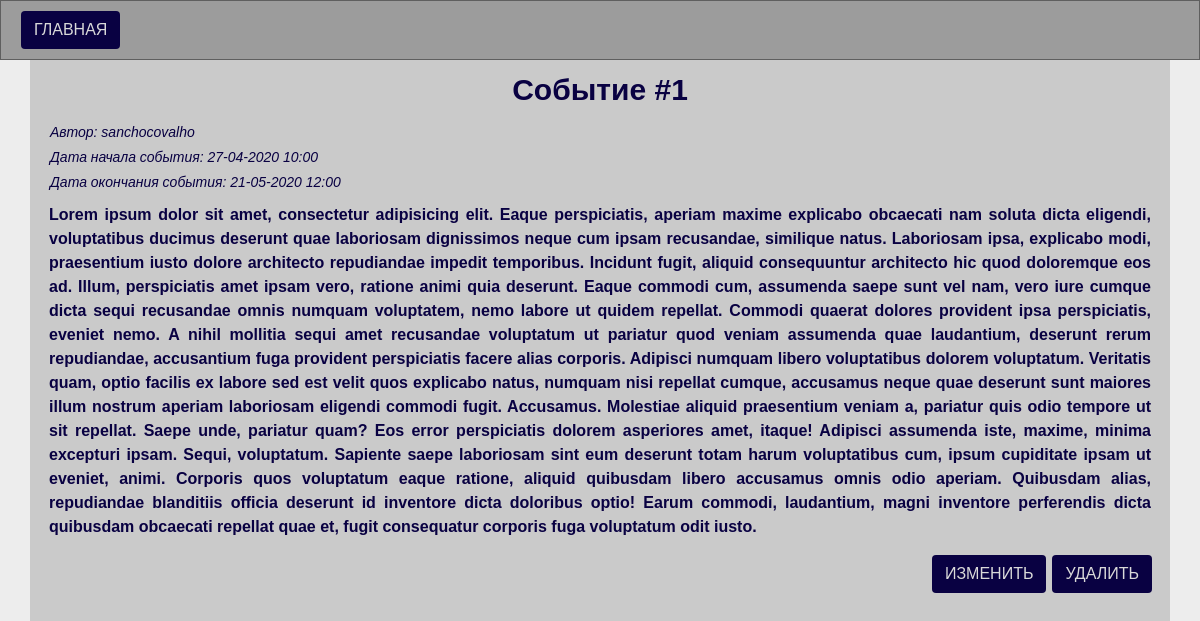
The app's page /event/1 (signed in) with its own data.
### app/models.py (models this page shows)
class Event(db.Model):
    __tablename__ = 'event'
    id = db.Column(db.Integer, primary_key=True)
    title = db.Column(db.String(64))
    description = db.Column(db.Text, nullable=False)
    start_time = db.Column(db.DateTime)
    end_time = db.Column(db.DateTime)
    author = db.Column(db.String, db.ForeignKey('user.username'), nullable=False)

### app/routes.py (the view)
@app.route('/event/<int:id>')
@login_required
def event_detail(id):
    event = Event.query.get(id)
    return render_template('event_detail.html', event=event)

### app/__init__.py (called while the page is built)
@app.template_filter('datetime')
def format_datetime(value, format="%d-%m-%Y %H:%M"):
    if value is None:
        return ""
    return value.strftime(format)

### app/admin.py (called while the page is built)
def init_login_manager():
    login_manager = LoginManager()
    login_manager.init_app(app)
    @login_manager.user_loader
    def load_user(user_id):
        return User.query.get(user_id)

### app/models.py (called while the page is built)
    @property
    def is_authenticated(self):
        return True

### app/templates/event_detail.html (shortened to what this page needs)
{% extends 'base.html' %}
{% block styles %}
    <link rel="stylesheet" href="{{ url_for('static', filename='css/bootstrap.min.css') }}">
    <link rel="stylesheet" type="text/css" href="{{ url_for('static', filename='css/style.css') }}">
{% endblock %}
{% block content %}
    <header class="container-fluid header">
        <form class="addevent-box" action="/">
            <button class="btn btn-global" type="submit">Главная</button>
        </form>
    </header>
    <div class="container">
        <div class="event-box">
            <h2 class="event-title">{{event.title}}</h2>
            <p class="event-date">Автор: {{event.author}}</p>
            <p class="event-date">Дата начала события: {{event.start_time|datetime}}</p>
            <p class="event-date">Дата окончания события: {{event.end_time|datetime}}</p>
            <p class="event-content">{{event.description}}</p>
            {% if current_user.is_authenticated and current_user.username == event.author or current_user.is_superuser %}
            <div class="control-box">
                <form action="/update_event/{{event.id}}">
                    <button type="submit" class="btn btn-global my-2">Изменить</button>
                </form>
                <form action="/delete_event/{{event.id}}">
                    <button type="submit" class="btn btn-global my-2">Удалить</button>
                </form>
            </div>
            {% endif %}
        </div>
    </div>
{% endblock %}

### app/static/css/style.css (style rules this page uses)
* { font-family: "Consolas", sans-serif; padding: 0; margin: 0; }
body { background: #ededed; min-height: 100vh; }
.header, .status { display: flex; flex-direction: row; justify-content: space-between; align-items: center; background: #9c9c9c; border: 1px solid #5f5f5f; }
.header { background: #9c9c9c; padding: 10px 15px; }
.container { position: relative; background: #cacaca; min-height: calc(100vh - 62px); }
.addevent-box, .logout-box { padding: 0 2px; }
.btn-global { margin: 0 3px; background: #090142; color: #d9d9d9; text-transform: uppercase; }
.event-box { display: flex; flex-direction: column; width: 100%; text-align: justify; }
.event-title { margin: 12px 3px; text-align: center; color: #090142; font-weight: 800; font-size: 30px; }
.event-date { color: #090142; font-style: italic; font-size: 14px; margin: 2px 5px; }
.event-content { margin: 8px 4px; color: #090142; font-weight: 800; }
.control-box { display: flex; flex-direction: row; justify-content: flex-end; flex-wrap: wrap; }

### records on screen
Event: title "Cобытие #1", author "sanchocovalho", start_time "27-04-2020 10:00", end_time "21-05-2020 12:00", description "Lorem ipsum dolor sit amet, consectetur adipisicing elit. Eaque perspiciatis, aperiam maxime explicabo obcaecati nam soluta dicta eligendi, voluptatibus ducimus deserunt quae laboriosam dignissimos neque cum ipsam recusandae, similique natus. Laboriosam ipsa, explicabo modi, praesentium iusto dolore architecto repudiandae impedit temporibus. Incidunt fugit, aliquid consequuntur architecto hic quod doloremque eos ad. Illum, perspiciatis amet ipsam vero, ratione animi quia deserunt. Eaque commodi cum, assumenda saepe sunt vel nam, vero iure cumque dicta sequi recusandae omnis numquam voluptatem, nemo labore ut quidem repellat. Commodi quaerat dolores provident ipsa perspiciatis, eveniet nemo.…"
